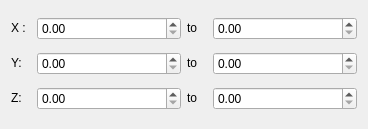
<?xml version="1.0" encoding="UTF-8"?>
<ui version="4.0">
 <class>Form</class>
 <widget class="QWidget" name="Form">
  <property name="geometry">
   <rect>
    <x>0</x>
    <y>0</y>
    <width>368</width>
    <height>129</height>
   </rect>
  </property>
  <property name="windowTitle">
   <string>Form</string>
  </property>
  <layout class="QVBoxLayout" name="verticalLayout">
   <item>
    <layout class="QHBoxLayout" name="horizontalLayout">
     <item>
      <widget class="QLabel" name="label">
       <property name="sizePolicy">
        <sizepolicy hsizetype="Fixed" vsizetype="Fixed">
         <horstretch>0</horstretch>
         <verstretch>0</verstretch>
        </sizepolicy>
       </property>
       <property name="maximumSize">
        <size>
         <width>20</width>
         <height>20</height>
        </size>
       </property>
       <property name="text">
        <string>X : </string>
       </property>
      </widget>
     </item>
     <item>
      <widget class="QDoubleSpinBox" name="Xleft"/>
     </item>
     <item>
      <widget class="QLabel" name="label_2">
       <property name="sizePolicy">
        <sizepolicy hsizetype="Fixed" vsizetype="Fixed">
         <horstretch>0</horstretch>
         <verstretch>0</verstretch>
        </sizepolicy>
       </property>
       <property name="maximumSize">
        <size>
         <width>20</width>
         <height>20</height>
        </size>
       </property>
       <property name="text">
        <string>to</string>
       </property>
      </widget>
     </item>
     <item>
      <widget class="QDoubleSpinBox" name="XRight"/>
     </item>
    </layout>
   </item>
   <item>
    <layout class="QHBoxLayout" name="horizontalLayout_2">
     <item>
      <widget class="QLabel" name="label_3">
       <property name="sizePolicy">
        <sizepolicy hsizetype="Fixed" vsizetype="Fixed">
         <horstretch>0</horstretch>
         <verstretch>0</verstretch>
        </sizepolicy>
       </property>
       <property name="maximumSize">
        <size>
         <width>20</width>
         <height>20</height>
        </size>
       </property>
       <property name="text">
        <string>Y:</string>
       </property>
      </widget>
     </item>
     <item>
      <widget class="QDoubleSpinBox" name="Yleft"/>
     </item>
     <item>
      <widget class="QLabel" name="label_4">
       <property name="sizePolicy">
        <sizepolicy hsizetype="Fixed" vsizetype="Fixed">
         <horstretch>0</horstretch>
         <verstretch>0</verstretch>
        </sizepolicy>
       </property>
       <property name="maximumSize">
        <size>
         <width>20</width>
         <height>20</height>
        </size>
       </property>
       <property name="text">
        <string>to</string>
       </property>
      </widget>
     </item>
     <item>
      <widget class="QDoubleSpinBox" name="YRight"/>
     </item>
    </layout>
   </item>
   <item>
    <layout class="QHBoxLayout" name="horizontalLayout_3">
     <item>
      <widget class="QLabel" name="label_5">
       <property name="sizePolicy">
        <sizepolicy hsizetype="Fixed" vsizetype="Fixed">
         <horstretch>0</horstretch>
         <verstretch>0</verstretch>
        </sizepolicy>
       </property>
       <property name="maximumSize">
        <size>
         <width>20</width>
         <height>20</height>
        </size>
       </property>
       <property name="text">
        <string>Z:</string>
       </property>
      </widget>
     </item>
     <item>
      <widget class="QDoubleSpinBox" name="ZLeft"/>
     </item>
     <item>
      <widget class="QLabel" name="label_6">
       <property name="sizePolicy">
        <sizepolicy hsizetype="Fixed" vsizetype="Fixed">
         <horstretch>0</horstretch>
         <verstretch>0</verstretch>
        </sizepolicy>
       </property>
       <property name="maximumSize">
        <size>
         <width>20</width>
         <height>20</height>
        </size>
       </property>
       <property name="text">
        <string>to</string>
       </property>
      </widget>
     </item>
     <item>
      <widget class="QDoubleSpinBox" name="ZRight"/>
     </item>
    </layout>
   </item>
  </layout>
 </widget>
 <resources/>
 <connections/>
</ui>
